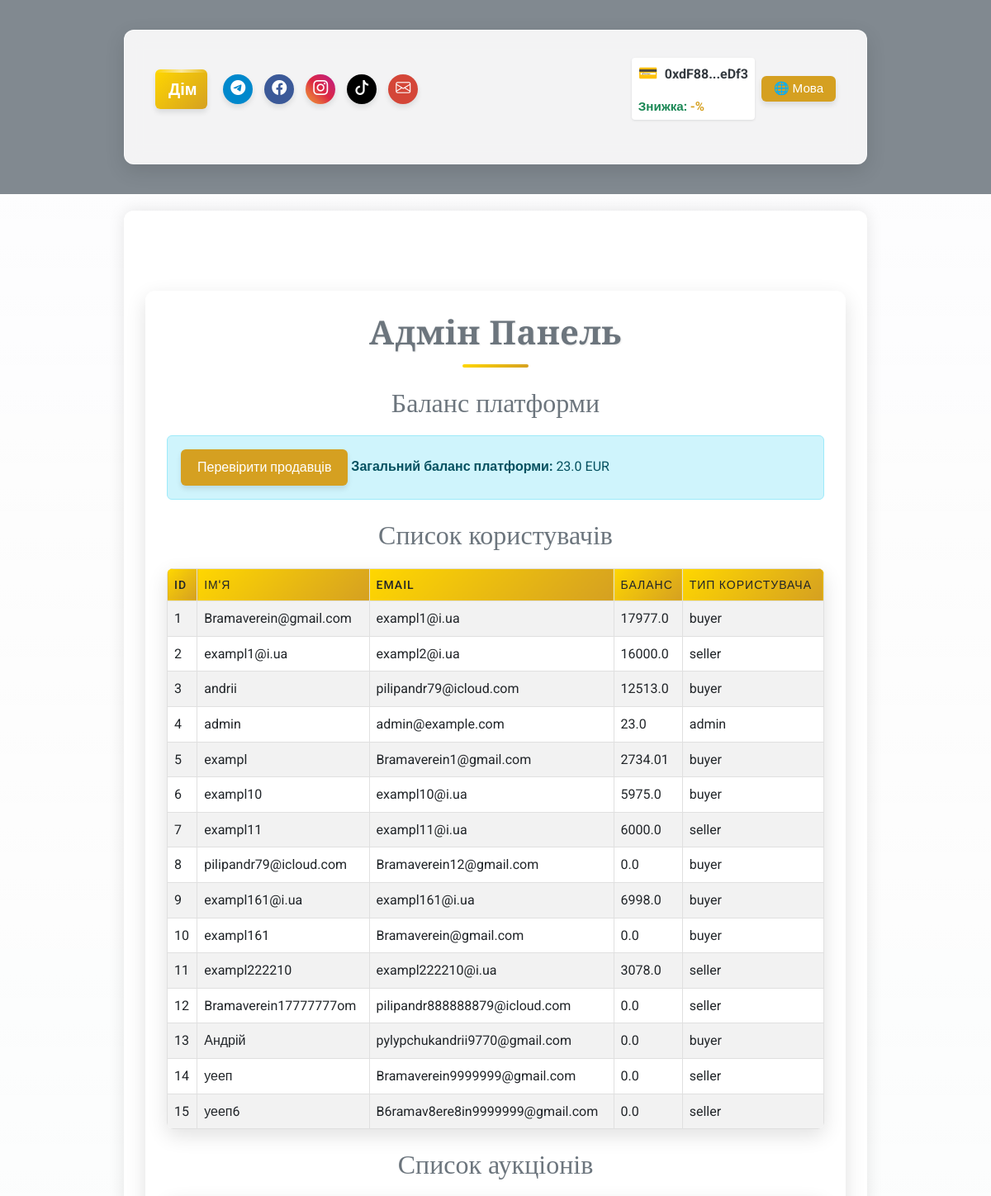
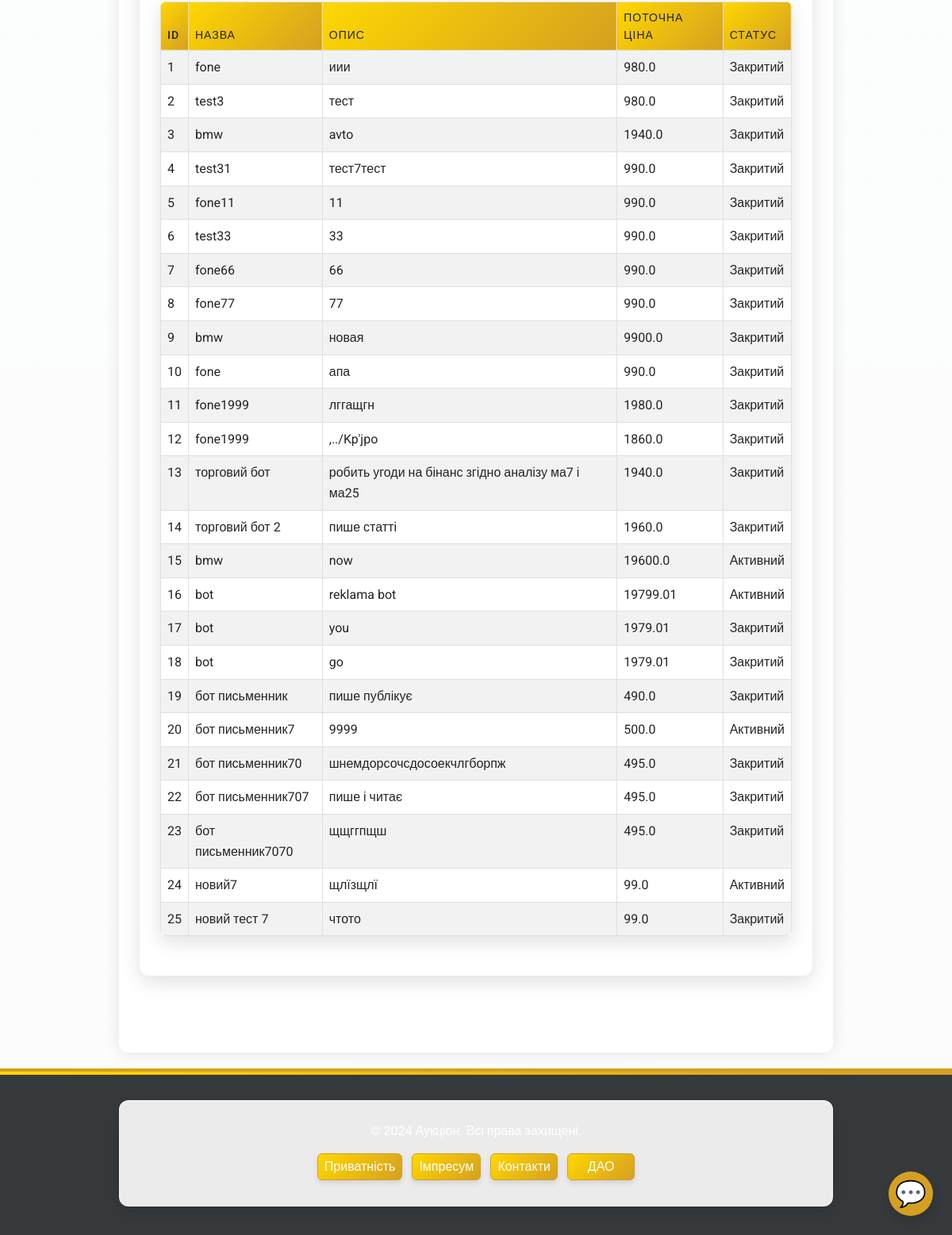
Page /admin/dashboard (signed in) on the earlier database version (2 pictures, top to bottom).
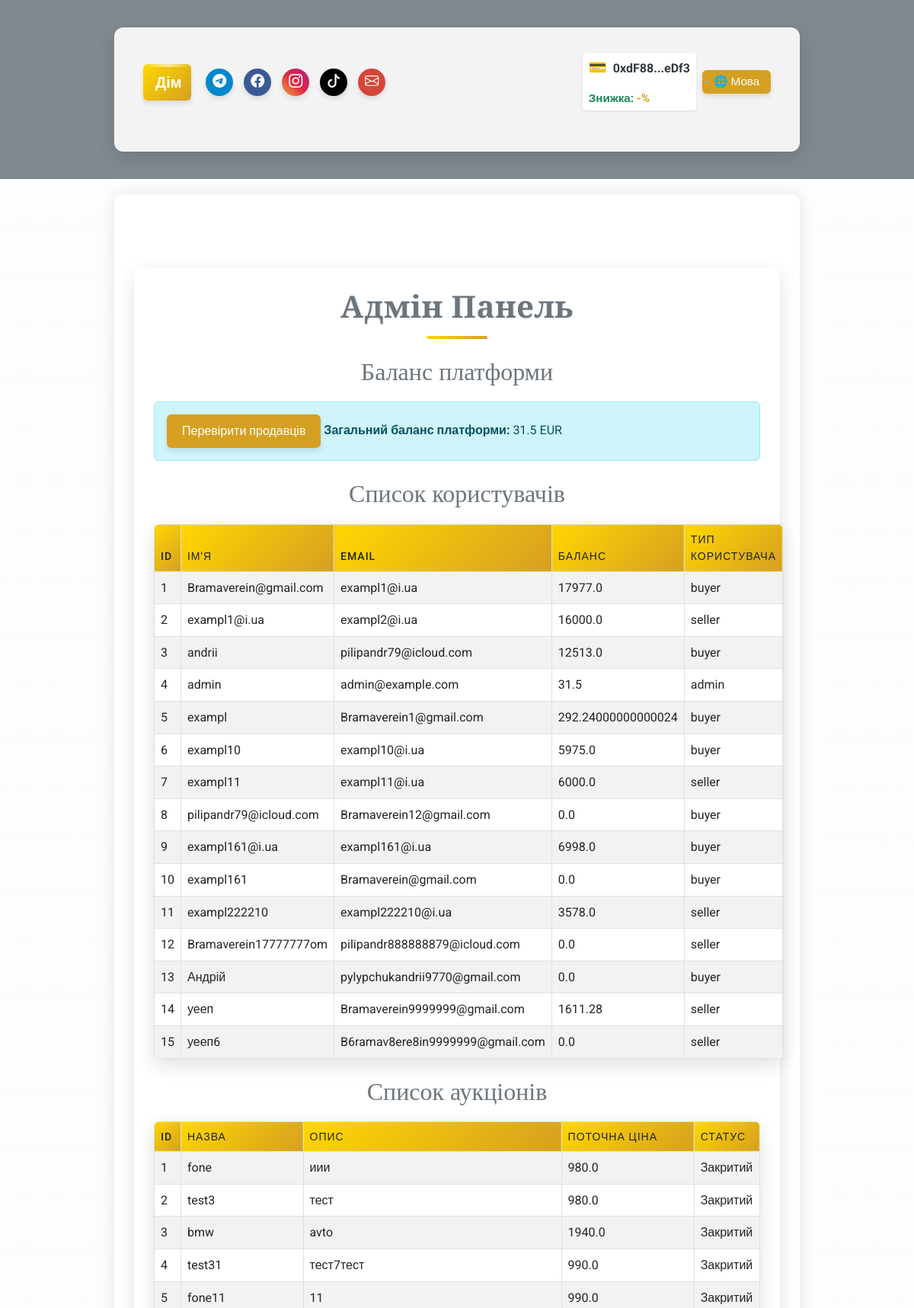
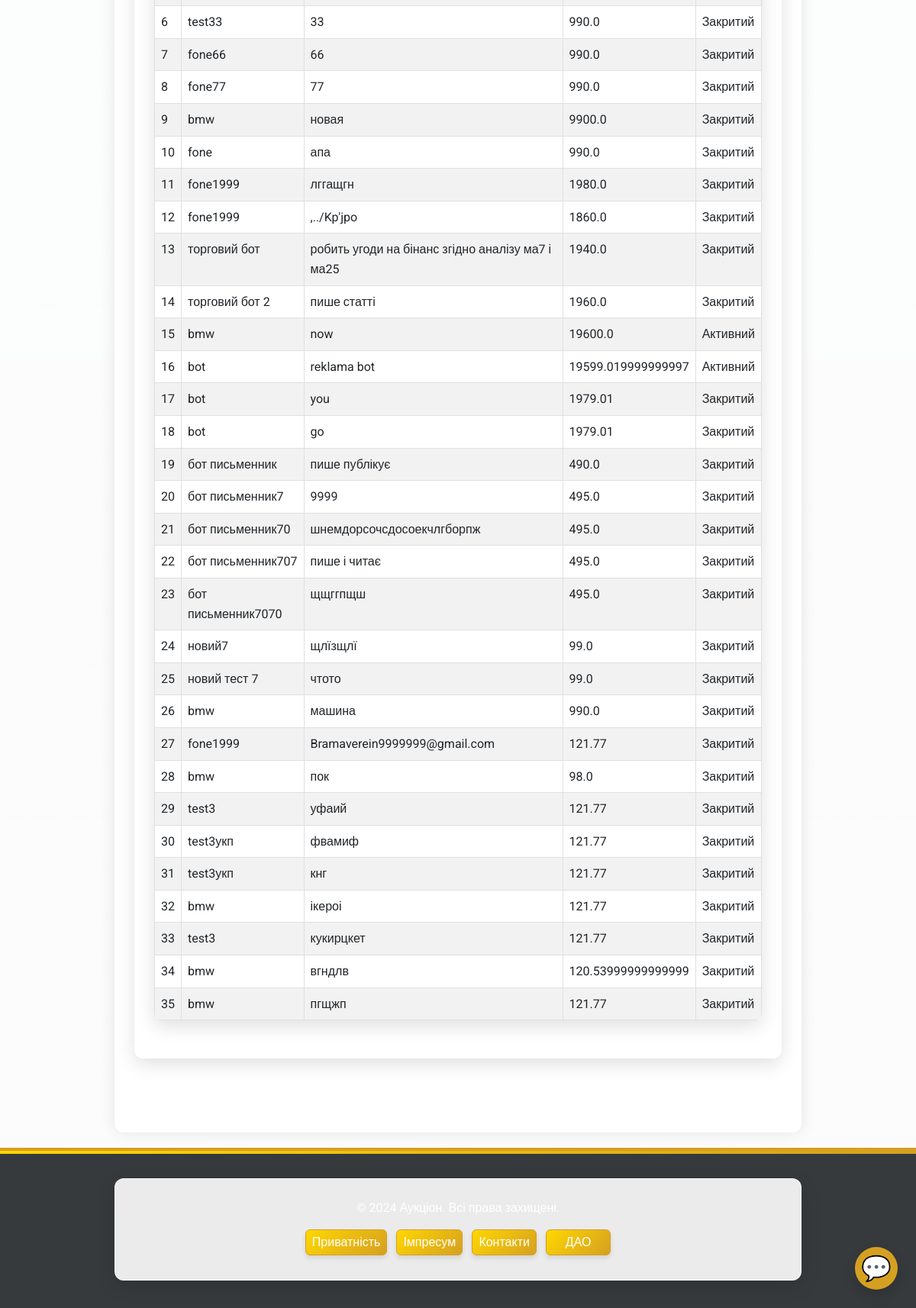
Same page on the later database version (2 pictures, top to bottom).
### app/models/user.py (models this page shows, shortened)
class User(UserMixin, db.Model):
    __tablename__ = 'users'
    id = db.Column(db.Integer, primary_key=True)
    username = db.Column(db.String(80), nullable=False, unique=True)
    email = db.Column(db.String(120), nullable=False, unique=True)
    password_hash = db.Column(db.String(128), nullable=False)
    balance = db.Column(db.Float, default=0.0)
    platform_balance = db.Column(db.Float, default=0.0)  # Баланс платформи
    user_type = db.Column(db.String(10), nullable=False)  # "buyer", "seller", "admin"
    is_admin = db.Column(db.Boolean, default=False)  # Поле для адміністратора
    wallet_address = db.Column(db.String(42), nullable=True)  # Адреса криптогаманця
    verification_document = db.Column(db.String(255))
    is_verified = db.Column(Boolean, default=False)
    company_name = db.Column(db.String(255))
    tax_id = db.Column(db.String(64))
    language = db.Column(db.String(5), default='ua')  # 'ua', 'en', 'de'    # Зв'язки
    auctions_created = db.relationship('Auction', foreign_keys='Auction.seller_id', backref='seller', lazy=True)
    auctions_won = db.relationship('Auction', foreign_keys='Auction.winner_id', backref='winner', lazy=True)
    auction_participations = db.relationship('AuctionParticipant', back_populates='user', lazy=True)

### app/models/auction.py (models this page shows, shortened)
class Auction(db.Model):
    __tablename__ = 'auctions'
    id = db.Column(db.Integer, primary_key=True)
    title = db.Column(db.String(255), nullable=False)
    description = db.Column(db.Text, nullable=False)
    starting_price = db.Column(db.Float, nullable=False)
    current_price = db.Column(db.Float, nullable=False)
    seller_id = db.Column(db.Integer, db.ForeignKey('users.id'), nullable=False)
    total_participants = db.Column(db.Integer, default=0, nullable=False)
    is_active = db.Column(db.Boolean, default=True, nullable=False)
    winner_id = db.Column(db.Integer, db.ForeignKey('users.id'), nullable=True)
    total_earnings = db.Column(db.Float, default=0.0, nullable=False)
    created_at = db.Column(db.DateTime, default=db.func.now(), nullable=False)
    updated_at = db.Column(db.DateTime, default=db.func.now(), onupdate=db.func.now(), nullable=False)
    photos = db.Column(JSON, default=list)  # Поле для зберігання шляхів до фото у форматі JSON
    is_confirmed = db.Column(db.Boolean, default=False, nullable=False)  # Чи підтверджено отримання товару
    main_photo_idx = db.Column(db.Integer, default=0)  # Індекс головного фото
    participants = relationship(
        'AuctionParticipant', back_populates='auction', cascade='all, delete-orphan', lazy='dynamic'
    )

### app/routes/admin_routes.py (the view)
@admin_bp.route('/dashboard', methods=['GET'])
@login_required
def admin_dashboard():
    if not current_user.is_admin:
        return "Доступ заборонено", 403
    users = User.query.all()
    auctions = Auction.query.all()
    admin_balance = current_user.balance  # Поточний баланс адміністратора
    return render_template('admin/dashboard.html',
                           users=users,
                           auctions=auctions,
                           admin_balance=admin_balance,
                           lang=session.get('lang', 'ua'),
                           ui_text=ui_text)

### app/utils/i18n_ui.py (called while the page is built)
def ui_text(key, lang):
    return ui_translations.get(key, {}).get(lang, ui_translations.get(key, {}).get('ua', key))

### app/templates/admin/dashboard.html (shortened to what this page needs)
{% extends "base.html" %}
{% block content %}
<div class="container my-5">
    <h1 class="text-center text-secondary">Адмін Панель</h1>
    <section class="my-4">
        <h2 class="text-secondary">Баланс платформи</h2>
        <div class="alert alert-info">
        <a href="{{ url_for('admin.verify_sellers') }}" class="btn btn-outline-info">Перевірити продавців</a>
            <strong>Загальний баланс платформи:</strong> {{ admin_balance }} EUR
        </div>
    </section>
    <section class="my-4">
        <h2 class="text-secondary">Список користувачів</h2>
        <table class="table table-striped">
            <thead>
                <tr>
                    <th>ID</th>
                    <th>Ім'я</th>
                    <th>Email</th>
                    <th>Баланс</th>
                    <th>Тип користувача</th>
                </tr>
            </thead>
            <tbody>
                {% for user in users %}
                <tr>
                    <td>{{ user.id }}</td>
                    <td>{{ user.username }}</td>
                    <td>{{ user.email }}</td>
                    <td>{{ user.balance }}</td>
                    <td>{{ user.user_type }}</td>
                </tr>
                {% endfor %}
            </tbody>
        </table>
    </section>
    <section class="my-4">
        <h2 class="text-secondary">Список аукціонів</h2>
        <table class="table table-striped">
            <thead>
                <tr>
                    <th>ID</th>
                    <th>Назва</th>
                    <th>Опис</th>
                    <th>Поточна ціна</th>
                    <th>Статус</th>
                </tr>
            </thead>
            <tbody>
                {% for auction in auctions %}
                <tr>
                    <td>{{ auction.id }}</td>
                    <td>{{ auction.title }}</td>
                    <td>{{ auction.description }}</td>
                    <td>{{ auction.current_price }}</td>
                    <td>{{ 'Активний' if auction.is_active else 'Закритий' }}</td>
                </tr>
                {% endfor %}
            </tbody>
        </table>
    </section>
</div>
{% endblock %}

### app/templates/base.html (shortened to what this page needs)
<!DOCTYPE html>
<html lang="{{ lang if lang else 'uk' }}">
<head>
    <link href="https://cdn.jsdelivr.net/npm/bootstrap@5.3.0/dist/css/bootstrap.min.css" rel="stylesheet">
    <link rel="stylesheet" href="https://cdn.jsdelivr.net/npm/bootstrap-icons@1.11.1/font/bootstrap-icons.css">
    <link rel="stylesheet" href="{{ url_for('static', filename='css/custom.css') }}?v={{ range(1, 100000) | random }}">
</head>
<body class="bg-light text-dark" style="font-family: 'Roboto', sans-serif;">
    <div class="video-background">
    </div>
    <header class="bg-secondary text-white py-3" style="background-color: rgba(108, 117, 125, 0.85) !important;">
        <div class="container">
            <nav class="navbar navbar-expand-lg navbar-dark">                <div class="container-fluid">                    <a class="navbar-brand fw-bold home-button" href="/">{{ ui_text('home', lang) }}</a>
                    <div class="d-flex align-items-center w-100 justify-content-between header-content">
                        <div class="d-flex gap-2 align-items-center header-social">
                            <a href="https://t.me/your_channel" class="social-button telegram-color" title="{{ ui_text('telegram', lang) }}"
                                target="_blank">
                                <i class="bi bi-telegram"></i>
                            </a>
                            <a href="https://facebook.com/your_page" class="social-button facebook-color" title="{{ ui_text('facebook', lang) }}"
                                target="_blank">
                                <i class="bi bi-facebook"></i>
                            </a>
                            <a href="https://instagram.com/your_page" class="social-button instagram-color" title="{{ ui_text('instagram', lang) }}"
                                target="_blank">
                                <i class="bi bi-instagram"></i>
                            </a>
                            <a href="https://tiktok.com/@your_page" class="social-button tiktok-color" title="{{ ui_text('tiktok', lang) }}"
                                target="_blank">
                                <i class="bi bi-tiktok"></i>
                            </a>
                            <a href="mailto:info@yourdomain.com" class="social-button email-color" title="{{ ui_text('email', lang) }}">
                                <i class="bi bi-envelope"></i>
                            </a>
                        </div>
                        <div class="d-flex align-items-center ms-3 header-controls">
                            {% if current_user.is_authenticated %}
                            {% if current_user.wallet_address %}
                            <div class="wallet-widget">                                <div class="wallet-address-container">
                                    <span class="wallet-icon">&#128179;</span>
                                    <span id="wallet-address-short" title="{{ ui_text('copy_address', lang) }}" data-full-address="{{ current_user.wallet_address }}" class="text-truncate-item">
                                        {{ current_user.wallet_address[:6] }}...{{ current_user.wallet_address[-4:] }}
                                    </span>
                                </div>                                {% if user_discount is not none %}
                                <div class="small text-success fw-bold mt-1 wallet-discount text-truncate-item">
                                    {{ ui_text('token_discount', lang) }}: <span style="color:#d5a021;">-{{ user_discount }}%</span>
                                </div>
                                {% endif %}
                            </div>                            {% else %}                            <button onclick="connectWallet()" class="btn btn-outline-warning btn-sm ms-2 wallet-connect-btn text-truncate-item">
                                {{ ui_text('connect_wallet', lang) }}&nbsp;&#128179;
                            </button>
                            {% endif %}
                            {% endif %}
                                                        <div class="ms-2 language-switcher">
                                <div class="dropdown">
                                    <button class="btn btn-outline-light btn-sm py-1 px-2 dropdown-toggle text-truncate-item" type="button"
                                        id="langDropdown" data-bs-toggle="dropdown" aria-expanded="false">
                                        🌐 {{ ui_text('language', lang) }}
                                    </button>
                                </div>
                            </div>
                        </div>
                    </div>
                </div>
            </nav>
        </div>    </header>    <main class="container py-5" style="background-color: rgba(255, 255, 255, 0.85); border-radius: 12px; box-shadow: 0 0 20px rgba(0, 0, 0, 0.1);">
        {% block content %}{% endblock %}
    </main>    <footer class="bg-dark text-white py-3 mt-auto" style="background-color: rgba(33, 37, 41, 0.9) !important;">        <div class="container text-center">
            <p class="mb-2">&copy; 2024 {{ ui_text('app_name', lang) }}. {{ ui_text('rights_reserved', lang) }}</p>            <div class="d-flex justify-content-center gap-2 flex-wrap footer-buttons">
                <a href="{{ url_for('main.privacy') }}" class="btn btn-outline-warning btn-sm footer-btn text-truncate-item">{{ ui_text('privacy_policy', lang) }}</a>
                <a href="{{ url_for('main.impressum') }}" class="btn btn-outline-warning btn-sm footer-btn text-truncate-item">{{ ui_text('impressum', lang) }}</a>
                <a href="{{ url_for('main.contacts') }}" class="btn btn-outline-warning btn-sm footer-btn text-truncate-item">{{ ui_text('contacts', lang) }}</a>
                <a href="{{ url_for('dao.index') }}" class="btn btn-outline-warning btn-sm footer-btn text-truncate-item">{{ ui_text('dao', lang) }}</a>
            </div>
        </div>
    </footer>
    <div id="assistant-widget">
        <button id="assistant-open-btn" class="btn btn-primary rounded-circle shadow">
            <span aria-label="{{ ui_text('chatbot', lang) }}" title="{{ ui_text('chatbot', lang) }}">💬</span>
        </button>
    </div>
</body>
</html>

### app/templates/base.html (style rules this page uses)
.text-truncate-item { white-space: nowrap; overflow: hidden; text-overflow: ellipsis; max-width: 100%; }
.video-background { position: fixed; top: 0; left: 0; width: 100%; height: 100%; z-index: -2; overflow: hidden; }
.wallet-widget { display: flex; align-items: center; background-color: white; padding: 0.25rem 0.5rem; border-radius: 0.25rem; box-shadow: 0 1px 3px rgba(0, 0, 0, 0.1); gap: 8px; flex-direction: column; align-items: flex-start; max-width: 100%; }
.wallet-address-container { display: flex; align-items: center; gap: 8px; max-width: 100%; overflow: hidden; }
.wallet-icon { font-size: 1.2em; color: #28a745; }
#wallet-address-short { text-overflow: ellipsis; overflow: hidden; white-space: nowrap; cursor: pointer; font-weight: bold; color: #343a40; }
.wallet-discount { font-size: 0.95em; max-width: 100%; }
.language-switcher button { font-size: 0.95em; min-width: 90px; }
.footer-btn { min-width: 85px; text-overflow: ellipsis; overflow: hidden; white-space: nowrap; padding: 4px 8px; margin: 2px; }
#assistant-widget { position: fixed; bottom: 24px; right: 24px; z-index: 9999; }
#assistant-open-btn { width: 56px; height: 56px; font-size: 2em; display: flex; align-items: center; justify-content: center; }

Differences in the rows shown:
changed User "admin": balance "23.0" → "31.5"
changed User "exampl": balance "2734.01" → "292.24000000000024"
changed User "exampl222210": balance "3078.0" → "3578.0"
changed User "уееп": balance "0.0" → "1611.28"
changed Auction "reklama bot": current_price "19799.01" → "19599.019999999997"
changed Auction "бот письменник7": current_price "500.0" → "495.0"; is_active "Активний" → "Закритий"
changed Auction "новий7": is_active "Активний" → "Закритий"
added Auction: id "26", title "bmw", description "машина", current_price "990.0", is_active "Закритий"
added Auction: id "27", title "fone1999", description "Bramaverein9999999@gmail.com", current_price "121.77", is_active "Закритий"
added Auction: id "28", title "bmw", description "пок", current_price "98.0", is_active "Закритий"
added Auction: id "29", title "test3", description "уфаий", current_price "121.77", is_active "Закритий"
added Auction: id "30", title "test3укп", description "фвамиф", current_price "121.77", is_active "Закритий"
added Auction: id "31", title "test3укп", description "кнг", current_price "121.77", is_active "Закритий"
added Auction: id "32", title "bmw", description "ікероі", current_price "121.77", is_active "Закритий"
added Auction: id "33", title "test3", description "кукирцкет", current_price "121.77", is_active "Закритий"
added Auction: id "34", title "bmw", description "вгндлв", current_price "120.53999999999999", is_active "Закритий"
added Auction: id "35", title "bmw", description "пгщжп", current_price "121.77", is_active "Закритий"
